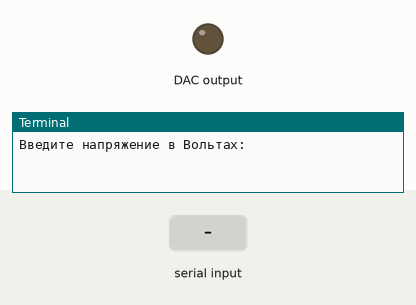
Bench run of a program on a simulated Raspberry Pi (BCM pin numbers). Shown: output pins drawn as LEDs (lit = HIGH), the last lines printed to the terminal. The inputs (shaded band) are chosen by the test bench.

Above: at 1.2 s.
1.3 s: "1" typed at the terminal, then Enter
At 2.3 s:
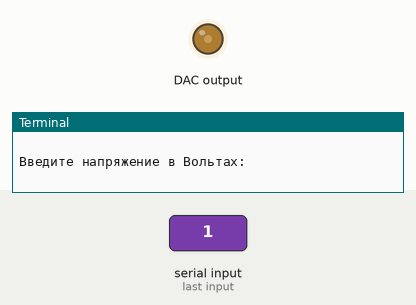
2.8 s: "0" typed at the terminal, then Enter
At 3.4 s:
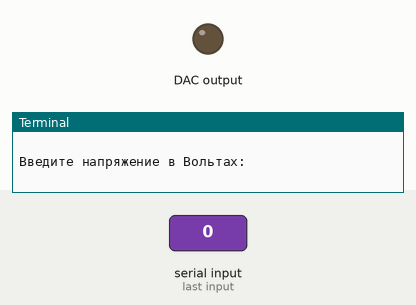
Timing chart, 0 to 5.8 s (numbered marks = the images above; inputs shaded):
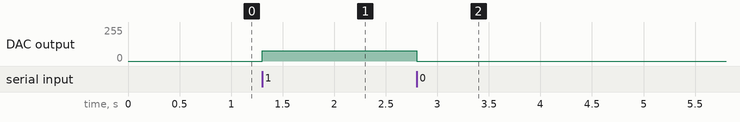

Measured:
- after the input at 1.3 s, DAC output: 0/255 → 78/255 at once
- after the input at 2.8 s, DAC output: 78/255 → 0/255 at once

The program:

mcp4725_driver.py
```python
import smbus


class MCP4725:
    def __init__(self, dynamic_range, address=0x61, verbose=True):
        self.bus = smbus.SMBus(1)
        self.address = address
        self.wm = 0x00
        self.pds = 0x00
        self.verbose = verbose
        self.dynamic_range = dynamic_range

    def deinit(self):
        self.bus.close()

    def set_number(self, number):
        if not isinstance(number, int):
            print("На вход ЦАП можно подавать только целые числа")
            return
        if not (0 <= number <= 4095):
            print("Число выходит за разрядность MCP4725 (12 бит)")
            return
        first_byte = self.wm | self.pds | (number >> 8)
        second_byte = number & 0xFF
        self.bus.write_byte_data(self.address, first_byte, second_byte)
        if self.verbose:
            print(f"Число: {number}, отправленные по I2C данные: [0x{(self.address << 1):02X}, 0x{first_byte:02X}, 0x{second_byte:02X}]\n")

    def set_voltage(self, voltage):
        if voltage < 0 or voltage > self.dynamic_range:
            print ("напряжение выходит за динамический диапозон ЦАП (0.00 - 3.29 В)")
            return
        number = round(voltage / self.dynamic_range * 4095)
        if self.verbose:
            print(f"Напряжение: {voltage:.3f} В -> число: {number}")
        self.set_number(number)


if __name__ == "__main__":
    try:
        dac = MCP4725(3.290, 0x61, True)
        while True:
            try:
                voltage = float(input("Введите напряжение в Вольтах: "))
                dac.set_voltage(voltage)
            except ValueError:
                print("Вы ввели не число. Попробуйте ещё раз\n")
    finally:
        dac.deinit()
```
